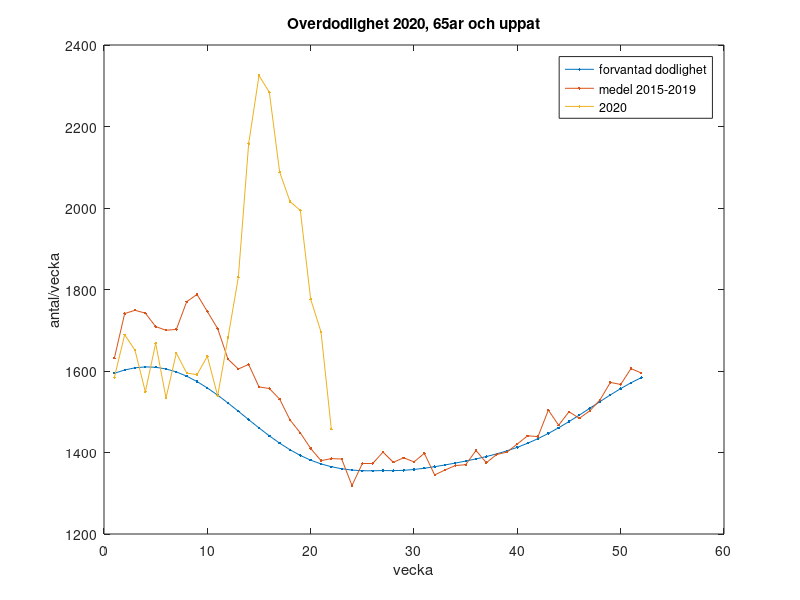

This chart was generated by the following MATLAB code:
close all;
load('ginput');

dexpected = load('ginput');
dexp = -(800/368)*dexpected.m(:,2)+2000;
wexp = linspace(0,dexpected.m(32,1)-dexpected.m(1,1), 52);
% wexp = wexp*52/max(wexp);

X=wexp*52/max(wexp);
Y=spline(m(:,1),dexp,wexp);
Y=circshift(polyval(polyfit(X,Y,11),X),26);

figure;
% plot(dexpected.m(:,1), dexp, '.-'); hold on;
% figure;
plot((1:52),Y, '.-'); hold on;
% plot(wexp*52/max(wexp), polyval(polyfit(m(:,1),dexp,5),wexp*52/max(wexp)), '.-'); hold off;

d = load('agemean.txt');
d = [0.8*sum(d([1,53],:)); d(2:52,:)];
deadNormal = sum(d(:,2:4)')+sum(d(:,6:8)')
plot(deadNormal, '.-')

d = load('age2020.txt');
d = [0.6*sum(d([1,23],:)); d(2:22,:)];
dead2020 = sum(d(:,2:4)')+sum(d(:,6:8)');
plot(dead2020, '.-')

title('Overdodlighet 2020, 65ar och uppat');
xlabel('vecka')
ylabel('antal/vecka')

legend('forvantad dodlighet', 'medel 2015-2019', '2020')

% d = load('dod.txt');
% 
% figure;
% plot(1:365,d(:,1), ...
%     366:365+365,d(:,2), ...
%     2*365+1:2*365+365,d(:,3), ...
%     3*365+1:3*365+365,d(:,4), ...
%     4*365+1:4*365+365,d(:,5)...
%     );
% hold on;
% 
% % plot(1:5*365, movmean(repmat(d(:,7),5,1), 7), 'k');
% % hold off;
% 
% plot(1:5*365, 7*movmean(reshape(d(:,1:5),1,365*5), 7), 'k');
% hold off;
